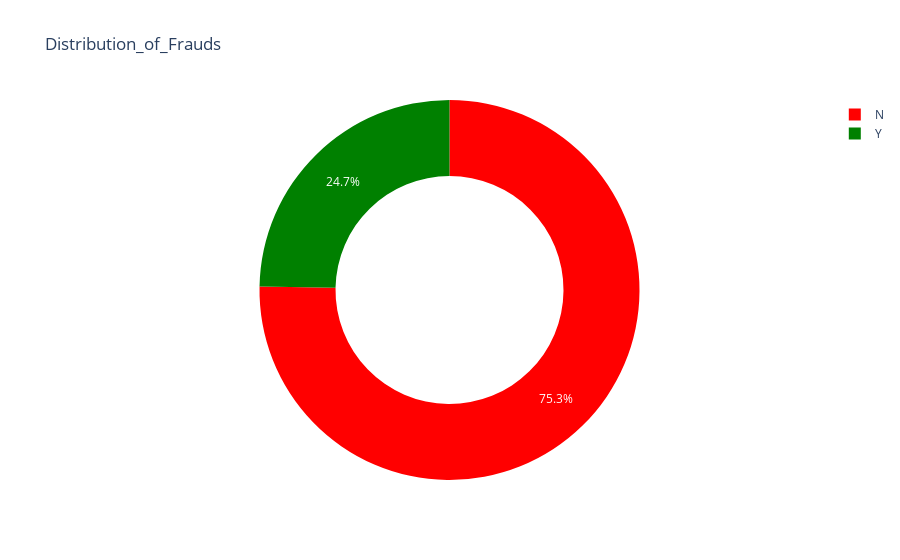

Notebook cell for this chart:
### Code cell
#Ratio of fraud reported in total claim
fraud = df['fraud_reported'].value_counts()
label_fraud = fraud.index
size_fraud = fraud.values

colors = ['red', 'green']
graph = go.Pie(
         labels = label_fraud, values = size_fraud, marker = dict(colors = colors), name = 'Frauds', hole = 0.6)

df1 = [graph]

mygraph = go.Layout(
           title = 'Distribution_of_Frauds')

fig = go.Figure(data = df1, layout = mygraph)

py.iplot(fig)

### Figure 1 — Plotly figure (JSON) as saved in the notebook; plotly's stock layout.template omitted (floating-point values rounded to 4 significant figures)
{"data": [{"hole": 0.6, "labels": ["N", "Y"], "marker": {"colors": ["red", "green"]}, "name": "Frauds", "type": "pie", "values": [753, 247]}], "layout": {"title": {"text": "Distribution_of_Frauds"}}}
